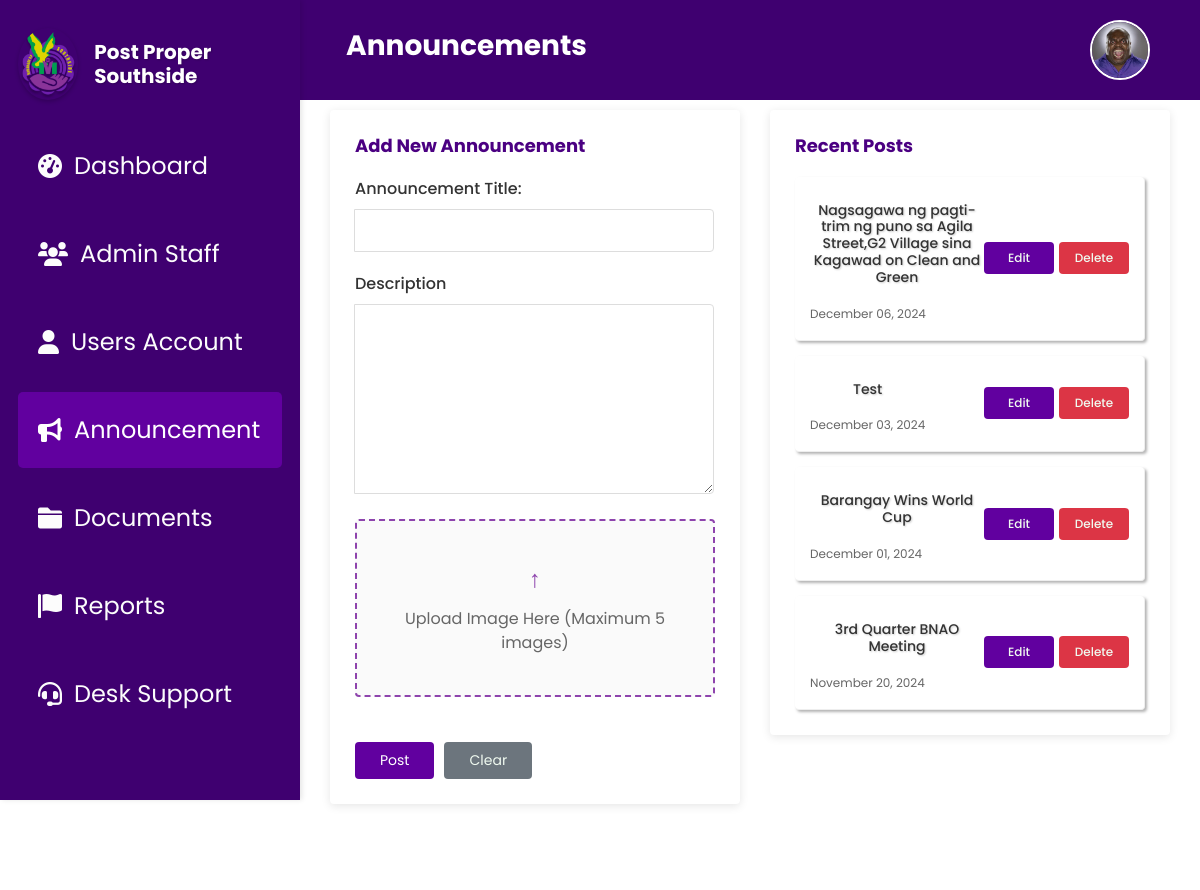
Before: /announcement.php (signed in) with the older database file.
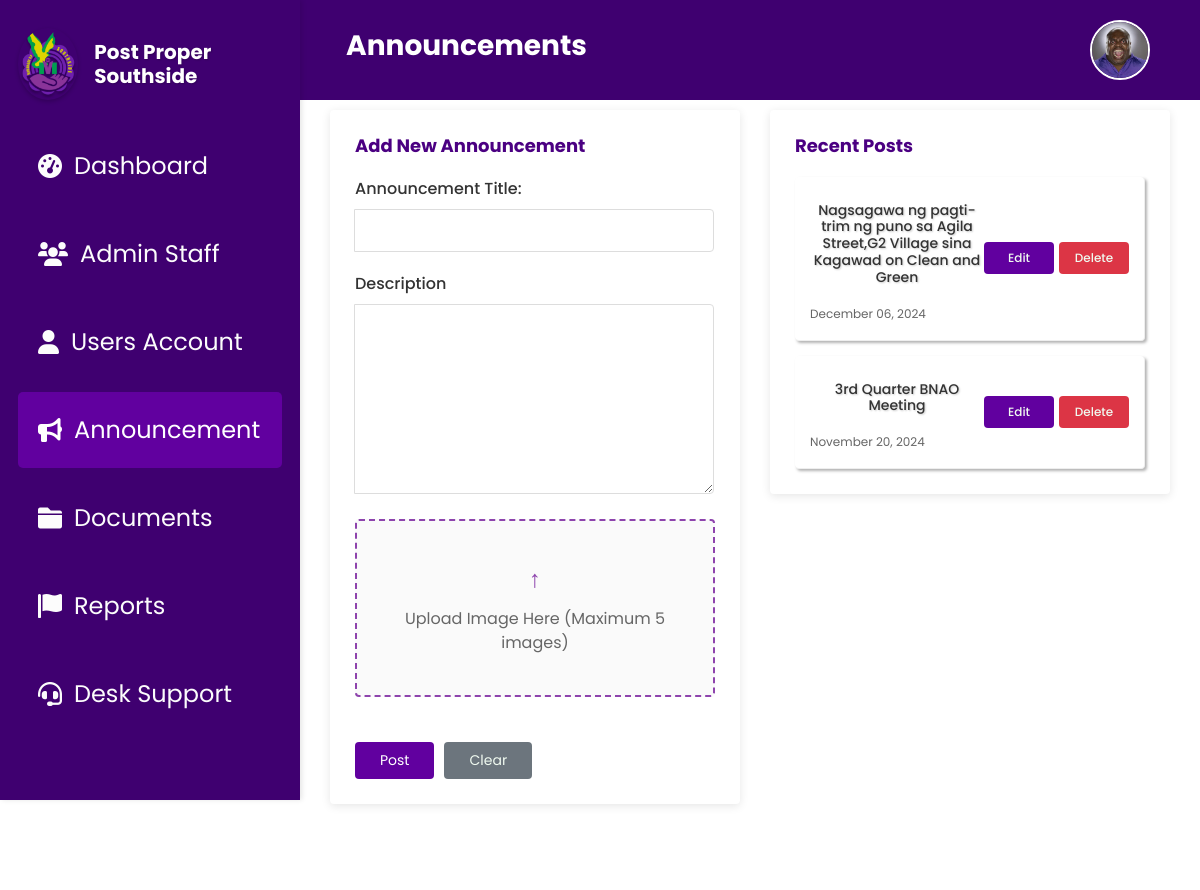
After: the same page with the newer database file.
### tables this page shows
CREATE TABLE `barangay_announcements` (
  `id` int(11) NOT NULL,
  `announcement_title` varchar(255) NOT NULL,
  `description_text` text NOT NULL,
  `announcement_images` longtext DEFAULT NULL,
  `created_at` timestamp NOT NULL DEFAULT current_timestamp(),
  `posted_at` varchar(255) DEFAULT current_timestamp()
);

### announcement.php (the view, shortened to what this page needs)
<?php
include 'db.php';
$query = "SELECT id, announcement_title, description_text, announcement_images, created_at FROM barangay_announcements ORDER BY created_at DESC LIMIT 10";
$stmt = $conn->prepare($query);
$stmt->execute();
$announcements = $stmt->fetchAll(PDO::FETCH_ASSOC);
?>
<!DOCTYPE html>
<html lang="en">
<head>
    <link rel="stylesheet" href="css/Announcement.css">
    <link href="https://cdn.jsdelivr.net/npm/bootstrap@5.3.0/dist/css/bootstrap.min.css" rel="stylesheet">
    <link href="https://cdnjs.cloudflare.com/ajax/libs/font-awesome/6.0.0-beta3/css/all.min.css" rel="stylesheet">
</head>
<body>
<?php
    include 'header.php';
?>
<?php include 'sidebar.php'; ?>
<div class="main-content">
    <div class="content-layout">
        <div class="left-section">
            <div class="white-card">
                <h2>Add New Announcement</h2>
                <form action="process_announcement.php" method="POST" enctype="multipart/form-data">
                    <div class="input-group">
    <label for="title">Announcement Title:</label>
    <input type="text" name="title" id="title" class="full-width-input" required>
</div>
<div class="input-group">
    <label for="description">Description</label>
    <textarea name="description" id="description" class="full-width-input" rows="8" required></textarea>
</div>
                    <div class="upload-section">
                        <div class="upload-box">
                            <div class="upload-icon">↑</div>
                            <div class="upload-text">Upload Image Here (Maximum 5 images)</div>
                        </div>
                    </div>
                    <div class="button-group">
                        <button type="button" class="btn-save" onclick="showPublishModal()">Post</button>
                        <button type="reset" class="btn-clear" onclick="clearImagePreview()">Clear</button>
                    </div>
                </form>
            </div>
        </div>
         <div class="right-section">
            <div class="white-card">
                <h2>Recent Posts</h2>
                <div class="posts-list">
                <?php
                    foreach ($announcements as $announcement) {
                        $formattedDate = date("F d, Y", strtotime($announcement['created_at']));
                        echo '<div class="post-item">
                                <div class="post-content">
                                    <h3>' . htmlspecialchars($announcement['announcement_title']) . '</h3>
                                    <span class="post-date">' . htmlspecialchars($formattedDate) . '</span>
                                </div>
                                <div class="post-actions">
                                    <a href="post_edit.php?id=' . $announcement['id'] . '" class="btn-edit">Edit</a>
                                    <a href="#" class="btn-delete" data-id="' . $announcement['id'] . '">Delete</a>
                                </div>
                            </div>';
                    }
                ?>
                </div>
            </div>
        </div>
    </div>
</div>
</body>
</html>

Changed rows visible on the page:
removed barangay_announcements: announcement_title "Test", created_at "December 03, 2024"
removed barangay_announcements: announcement_title "Barangay Wins World Cup", created_at "December 01, 2024"
